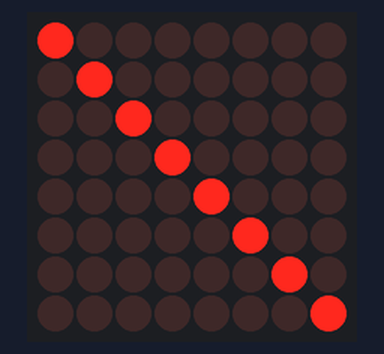
Bench run of a sketch on a simulated Arduino Uno, built with avr-gcc and run on an emulated ATmega328P. Parts: 8×8 LED matrix. What the sketch prints to the serial monitor is not drawn.

Above: at 0.1 s.

The sketch:

DrawAline.ino
```cpp
// I2C communications
#include <Wire.h>
// Libraries for matrix
#include "Adafruit_LEDBackpack.h"
#include "Adafruit_GFX.h"

Adafruit_8x8matrix matrix = Adafruit_8x8matrix();

void setup() {
  Serial.begin(9600);
  // Send data to the serial port
  // helps with troubleshooting
  Serial.println("8x8 LED Matrix Test");

  // set the address
  matrix.begin(0x70);
}

void loop() {
  // clear display
  matrix.clear();
  // set (start pixel x,y end pixel, ON)
  matrix.drawLine(0,0, 7,7, LED_ON);
  // write RAM to matrix
  matrix.writeDisplay();
  delay(500);
  }
```
